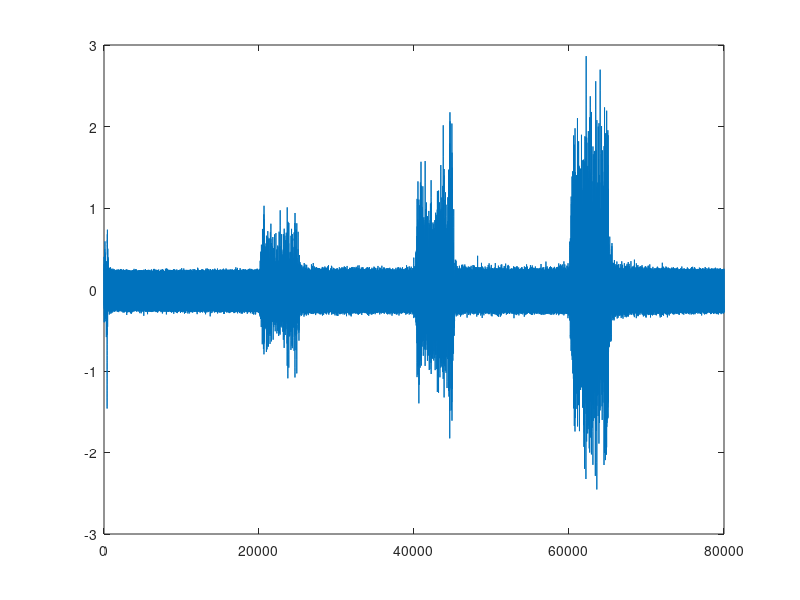

This figure's MATLAB source:
clear all; close all; clc;

%%근전도 그리기(샘플링 주파수 1000hz)
load EMG_data_example;

% 현재 x축의 의미는 샘플 숫자임
% 즉, 첫번째 데이터의 값은 얼마이다, 두번째 데이터의 값은 얼마이다, ...
figure;
plot(data);

% 우리의 목표는 x축을 시간으로 나타내는 것
% 샘플링 주파수를 알고 있으면 이것이 가능함

% 현재 샘플링 주파수는 1000임. 즉, 초당 1000개의 데이터를 받았다는 의미
% 먼저 쉽게 알 수 있는 것: 데이터 개수가 80000 이므로 80000/1000=80초동안 근전도 신호를 받았음

% 초당 1000개의 데이터를 받았으니, 1000번째 데이터는 1초가 될 것이고, 2000번째 데이터는 2초가 될 것임
% 그렇다면 첫번째 데이터가 측정된 시간은 몇초 일까? 
% 비례식으로 생각해보면, 아래와 같음. 1000번째 데이터가 1초 때 측정되었다면, 1번째 데이터는 x초때 측정됐다
% 1000:1=1:x
% x = 1/1000 초, 즉 1번째 데이터가 측정된 시점은 0.001초가 됨
% 같은 방식으로  2번째 데이터는 2/1000초가 됨

% 즉, n번째 데이터를 샘플링주파수로 나누면, 측정 시점이 됨! n/1000
% 데이터는 1번째부터 80000번째까지 측정됨. 이를 샘플링 주파수로 나누면 시간으로 환산될 것임

fs = 1000;
x = 1:1:length(data); %%시간으로 환산 전 x축 정의 
x = x/fs; %%x번째는 x/1000초번째임 시간으로 환산 후  


